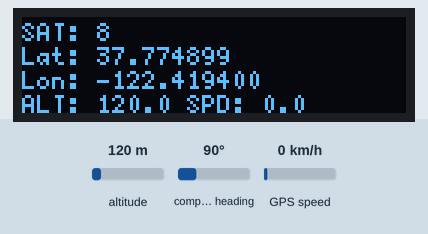
The sketch below on a simulated Arduino Uno, built with avr-gcc and run on an emulated ATmega328P. On the bench: 128×32 one-colour display. The test bench sets the inputs (shaded band); at power-on: GPS speed 0 km/h, altitude 120 m, compass heading 90°. The GPS gets a fix after 3 s at 37.7749, -122.4194 with 8 satellites; what the sketch prints to the serial monitor is not drawn.

Above: at 3.7 s.
3.8 s: GPS speed set to 30 km/h
At 5.1 s:
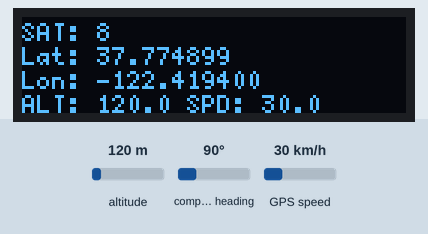
5.7 s: altitude set to 250 m
At 6.9 s:
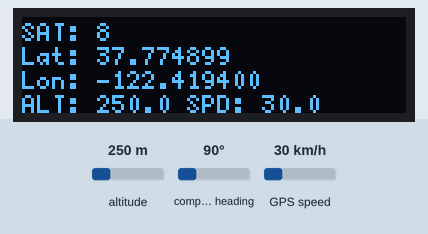
7.8 s: altitude set to 20 m
At 9.7 s:
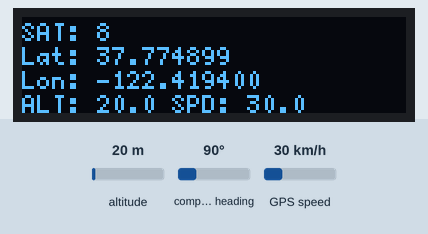
10.0 s: GPS speed set to 2 km/h
At 11.4 s:
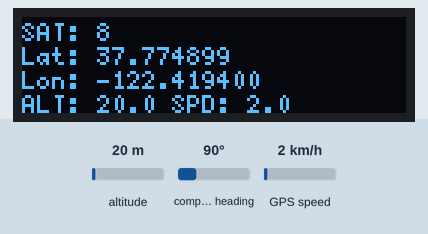
13.6 s: GPS speed set to 90 km/h
At 15.8 s:
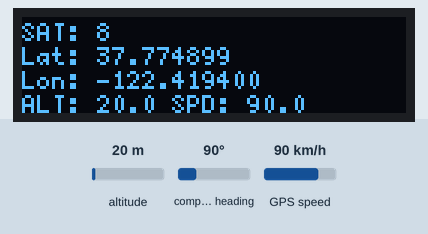
Timing chart, 0 to 17.3 s (numbered marks = the images above; inputs shaded):
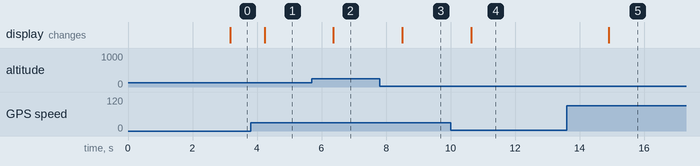

The sketch:

gps.ino
```cpp
#include <SoftwareSerial.h>

#include <TinyGPS.h>

// This is for display
#include <Arduino.h>
#include <U8g2lib.h>

#ifdef U8X8_HAVE_HW_SPI
#include <SPI.h>
#endif
#ifdef U8X8_HAVE_HW_I2C
#include <Wire.h>
#endif

U8G2_SSD1306_128X32_UNIVISION_F_SW_I2C u8g2(U8G2_R0, /* clock=*/ 6, /* data=*/ 7, /* reset=*/ U8X8_PIN_NONE);   // Adafruit Feather M0 Basic Proto + FeatherWing OLED


float lat = 0,lon = 0; // create variable for latitude and longitude object

unsigned long fix_age, time, date, speed, course;
unsigned long chars;
unsigned short sentences, failed_checksum;


SoftwareSerial gpsSerial(5, 4);//rx,tx
//SoftwareSerial gpsSerial(8, 9);//rx,tx

//SoftwareSerial gpsSerial(2, 3);//rx,tx


//NewSoftSerial nss(2, 3);

TinyGPS gps; // create gps object

int aa;
int foundSec = 0;
bool searching = true;


void setup() {
  u8g2.begin();
  u8g2.enableUTF8Print();
  Serial.begin(115200); // connect serial
  //Serial.println("The GPS Received Signal:");
  Serial.println();
  Serial.println("Ready...");
  gpsSerial.begin(9600); // connect gps sensor
  u8g2.setFont(u8g2_font_5x7_tr);
  u8g2.clearBuffer();
  u8g2.setCursor(0,8);
  u8g2.println("Looking for Sattelite");


   u8g2.sendBuffer();
   pinMode(2, OUTPUT);


}

void loop() {
  digitalWrite(2, LOW);
  bool newData = false;
  unsigned long chars;
  unsigned short sentences, failed;


  u8g2.clearBuffer();         // clear the internal memory
  //u8g2.setFontMode(1);


  for (unsigned long start = millis(); millis() - start < 1000;)
  {
    //digitalWrite(2, LOW);
    //delay(1);
    //digitalWrite(2, HIGH);
    //delay(1);
    while(gpsSerial.available()){ // check for gps data

      char c = gpsSerial.read();
      Serial.write(c);

      if(gps.encode(c))// encode gps data
        {
           newData = true;

        }
    }
  }

  if (newData){
    float flat, flon, latid;
    unsigned long age;
    unsigned long fix_age, time, date, speed, course;

    gps.f_get_position(&flat, &flon, &age);

    Serial.print("LAT=");
    Serial.print(flat == TinyGPS::GPS_INVALID_F_ANGLE ? 0.0 : flat, 6);
    Serial.print(" LON=");
    Serial.print(flon == TinyGPS::GPS_INVALID_F_ANGLE ? 0.0 : flon, 6);
    Serial.print(" SAT=");
    Serial.print(gps.satellites() == TinyGPS::GPS_INVALID_SATELLITES ? 0 : gps.satellites());
    Serial.print(" PREC=");
    Serial.print(gps.hdop() == TinyGPS::GPS_INVALID_HDOP ? 0 : gps.hdop());
    Serial.print(" Speed(km/h)=");
    Serial.print(gps.f_speed_kmph());
    Serial.print(" Latitude(m)=");
    Serial.print(gps.f_altitude());
    Serial.print(" Date=");
    Serial.print(date);
    Serial.print(" Time=");
    Serial.print(time);
    Serial.print(" Age=");
    Serial.println(age);

    u8g2.setCursor(0,8);
    u8g2.print("SAT: "+String(gps.satellites()));
    u8g2.setCursor(0,8+8);
    u8g2.println("Lat: "+String(flat, 6));
    u8g2.setCursor(0,8+8+8);
    u8g2.println("Lon: "+String(flon, 6));
    u8g2.setCursor(0,8+8+8+8);
    u8g2.println("ALT: "+String(gps.f_altitude(), 1)+" SPD: "+String(gps.f_speed_kmph(), 1));


    u8g2.sendBuffer();

  }
  digitalWrite(2, HIGH);
  //delay(1);

}
```

Measured:
- after the input at 3.8 s, the display: changes after 0.43 s (image 1)
- after the input at 5.7 s, the display: changes after 0.67 s (image 2)
- after the input at 7.8 s, the display: changes after 0.71 s (image 3)
- after the input at 10.0 s, the display: changes after 0.64 s (image 4)
- after the input at 13.6 s, the display: changes after 1.3 s (image 5)
